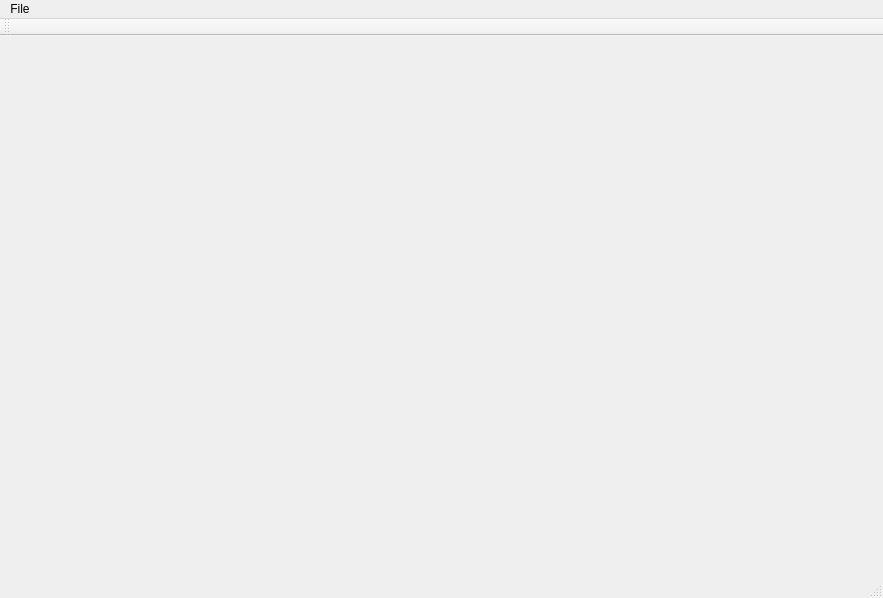
<?xml version="1.0" encoding="UTF-8"?>
<ui version="4.0">
 <class>MainWindow</class>
 <widget class="QMainWindow" name="MainWindow">
  <property name="enabled">
   <bool>true</bool>
  </property>
  <property name="geometry">
   <rect>
    <x>0</x>
    <y>0</y>
    <width>883</width>
    <height>598</height>
   </rect>
  </property>
  <property name="windowTitle">
   <string>GK Proj 2024</string>
  </property>
  <widget class="QWidget" name="centralwidget"/>
  <widget class="QMenuBar" name="menubar">
   <property name="geometry">
    <rect>
     <x>0</x>
     <y>0</y>
     <width>883</width>
     <height>22</height>
    </rect>
   </property>
   <widget class="QMenu" name="menuExit">
    <property name="title">
     <string>File</string>
    </property>
    <addaction name="actionHelp"/>
    <addaction name="separator"/>
    <addaction name="actionExit"/>
   </widget>
   <addaction name="menuExit"/>
  </widget>
  <widget class="QStatusBar" name="statusbar"/>
  <widget class="QToolBar" name="toolBar">
   <property name="windowTitle">
    <string>toolBar</string>
   </property>
   <attribute name="toolBarArea">
    <enum>TopToolBarArea</enum>
   </attribute>
   <attribute name="toolBarBreak">
    <bool>false</bool>
   </attribute>
  </widget>
  <action name="actionHelp">
   <property name="text">
    <string>Help</string>
   </property>
  </action>
  <action name="actionExit">
   <property name="text">
    <string>Exit</string>
   </property>
  </action>
 </widget>
 <resources/>
 <connections/>
</ui>
